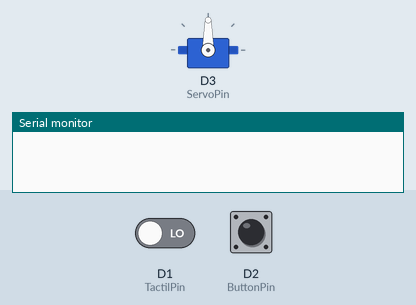
This program was run on a simulated Arduino MKR. Parts: servo, the last lines printed to the serial monitor. The inputs (shaded band) are chosen by the test bench; at power-on: D1 (TactilPin) LOW, D2 (ButtonPin) LOW.

Above: at 1.2 s.
1.3 s: D1 (TactilPin) driven HIGH
At 1.86 s:
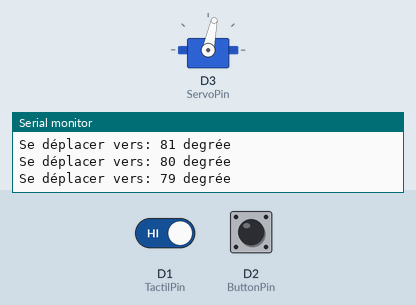
4.3 s: D1 (TactilPin) driven LOW
At 4.3 s:
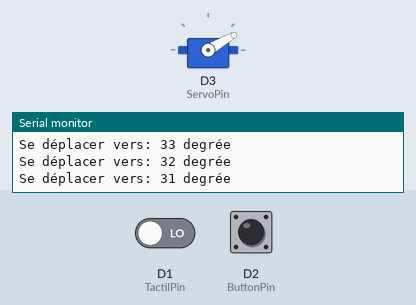
5.8 s: D1 (TactilPin) driven HIGH
At 7.7 s:
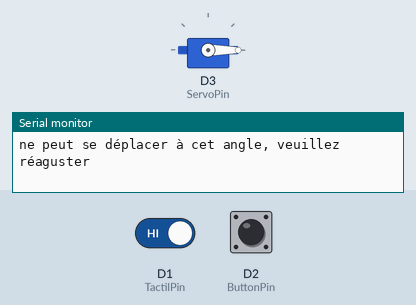
Timing chart, 0 to 9.2 s (numbered marks = the images above; inputs shaded):
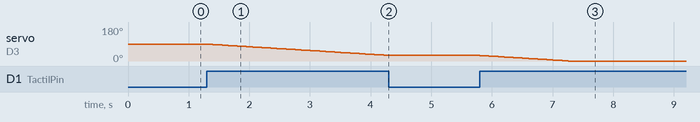

The program:

main.cpp
```cpp
/*
  Titre      : Controle de servo moteur
  Auteur     : Yvan Tankeu
  Date       : 29/01/2022
  Description: Controler la rotation d'un servo moteur avec 2 capteurs et un actuateur
  // Je me suis servi du code fournit par arduino àfin de peaufiner pour avoir cette solution
  Version    : 0.0.1
*/

#include <Arduino.h>
#include <Servo.h>

// Déclaration des broches
const int TactilPin = 1;   // Connect Touch sensor on Digital Pin 1
const int ButtonPin = 2;   // Connect sensor to input pin 2
const int ServoPin = 3;   // Connect Servo moteur on Digital Pin 3

Servo servo;  // creation de l'objet Servo

int angle = 90;    // variable pour stocker l'angle
int sautAngle = 5; // variable d'angle final

bool StatuTactil ; // statut du capteur tactil 0 ou 1
bool StatuBtn;    // statut du bouton 0 ou 1

const int delai = 50 ; // delai pris par le servo pour atteindre l'angle qui lui sera communiqué
const int angleMax = 180;
const int angleMin = 0;

void setup() {

  pinMode(ButtonPin, INPUT);     // declare pushbutton as input
  pinMode(TactilPin, INPUT);       //Set touch sensor pin to input mode
  servo.attach(ServoPin);  // attaches the servo on pin 3 to the servo object

}

void loop() {

  StatuBtn = digitalRead(ButtonPin);  // Signal lu par le boutton stocké dans StatuBtn
  if (StatuBtn == HIGH) // Si on presse le bouton, le servo ira de la gaucher vers la droite de 1 à 180
  {
    angle = angle + 1;  // augmente la valeur de la variable "angle" chaque fois que l'on appuie sur le bouton-poussoir de gauche.
    servo.write(angle); // positionne le servo sur l'angle passé en paramètre
    delay(delai);       // 20 millisecondes de retard

    if (angle > angleMin && angle  <= angleMax ){
      Serial.print("Se déplacer vers: ");
      Serial.print(angle);
      Serial.println(" degrée");
    }
    else
    {
      Serial.println("ne peut se déplacer à cet angle, veuillez réaguster ");
    }

    if (StatuBtn == HIGH && sautAngle == 180)
    {
       // Des qu'on atteint la valeur max, on fait du bruit
      tone(8, 600, 500);
      delay(100);
      noTone(8);
    }
  }

  // Si on pese sur le capteur tactile, voici ce qui va suivre
  StatuTactil = digitalRead(TactilPin);
  if (StatuTactil == HIGH)
  {
    angle = angle - 1;
    servo.write(angle);
    delay(delai);

    if (angle > angleMin && angle <= angleMax)
    {
      Serial.print("Se déplacer vers: ");
      Serial.print(angle);
      Serial.println(" degrée");
    }
    else
    {
      Serial.println("ne peut se déplacer à cet angle, veuillez réaguster ");
    }

      // Des qu'on atteint la valeur max, on fait du bruit.
      if (StatuTactil == HIGH &&  sautAngle == 0){
        tone(8, 300, 500);
        delay(100);
        noTone(8);
       }
  }
}
```

Measured:
- after the input at 1.3 s, servo on D3 (ServoPin): moves from 90° to 30° over 3.0 s, starting at once
- after the input at 4.3 s, servo on D3 (ServoPin): stays 30° (without the input it goes to 29° after 0.01 s)
- after the input at 5.8 s, servo on D3 (ServoPin): moves from 30° to 0° over 1.5 s, starting at once
